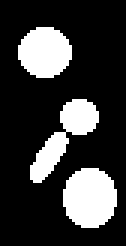
#> input picture image_data/xy_8bit_binary__nuclei.tif, 42 x 82 px, found by its file name (shown 3 times larger); the run also reads 1 picture not shown here
$ python connected_components_skimage_napari.py
#> lines starting #> are read from the running program, lines starting #| are printed output that depends on the picture; after the words box and inside, x2 and y2 are one past the last pixel; in counts of white or black regions, pixels touching at a corner belong together
# Import modules
import napari
from skimage.io import imread

# Instantiate the napari viewer
viewer = napari.Viewer()

# Read a binary 2D image
binary_2D_image = imread('https://github.com/NEUBIAS/training-resources/raw/master/image_data/xy_8bit_binary__nuclei.tif')
#> binary_2D_image: shape (82, 42); 22.3% white; 3 white regions, box (x1, y1, x2, y2) and area: (21, 56, 39, 76) 288, (10, 33, 33, 61) 242, (6, 9, 24, 26) 238
viewer.add_image(binary_2D_image)

# Connected components with connectivity 1 (aka 2D 4 connectivity)
from skimage import measure
labels_2D_conn1_image = measure.label(binary_2D_image, connectivity=1)
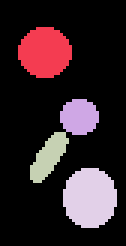
#> labels_2D_conn1_image: shape (82, 42) int64 (shown 3 times larger); 5 distinct labels, from 0 to 4; one colour per label, 0 black
viewer.add_labels(labels_2D_conn1_image)

# Connected components with connectivity 2 (aka 2D 8 connectivity)
labels_2D_conn2_image = measure.label(binary_2D_image, connectivity=2)
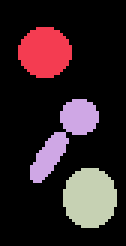
#> labels_2D_conn2_image: shape (82, 42) int64 (shown 3 times larger); 4 distinct labels, from 0 to 3; one colour per label, 0 black
viewer.add_labels(labels_2D_conn2_image)

# Read a binary 3D image
binary_3D_image = imread('https://github.com/NEUBIAS/training-resources/raw/master/image_data/xyz_8bit_binary__spots.tif')

# Connected components with connectivity 2 (aka 3D 26 connectivity)
labels_3D_conn2_image = measure.label(binary_3D_image, connectivity=2)
viewer.add_labels(labels_3D_conn2_image)

# Interrogate the values in the 3D label image
#> (the run stopped early here; a loop or call above may not have finished)
